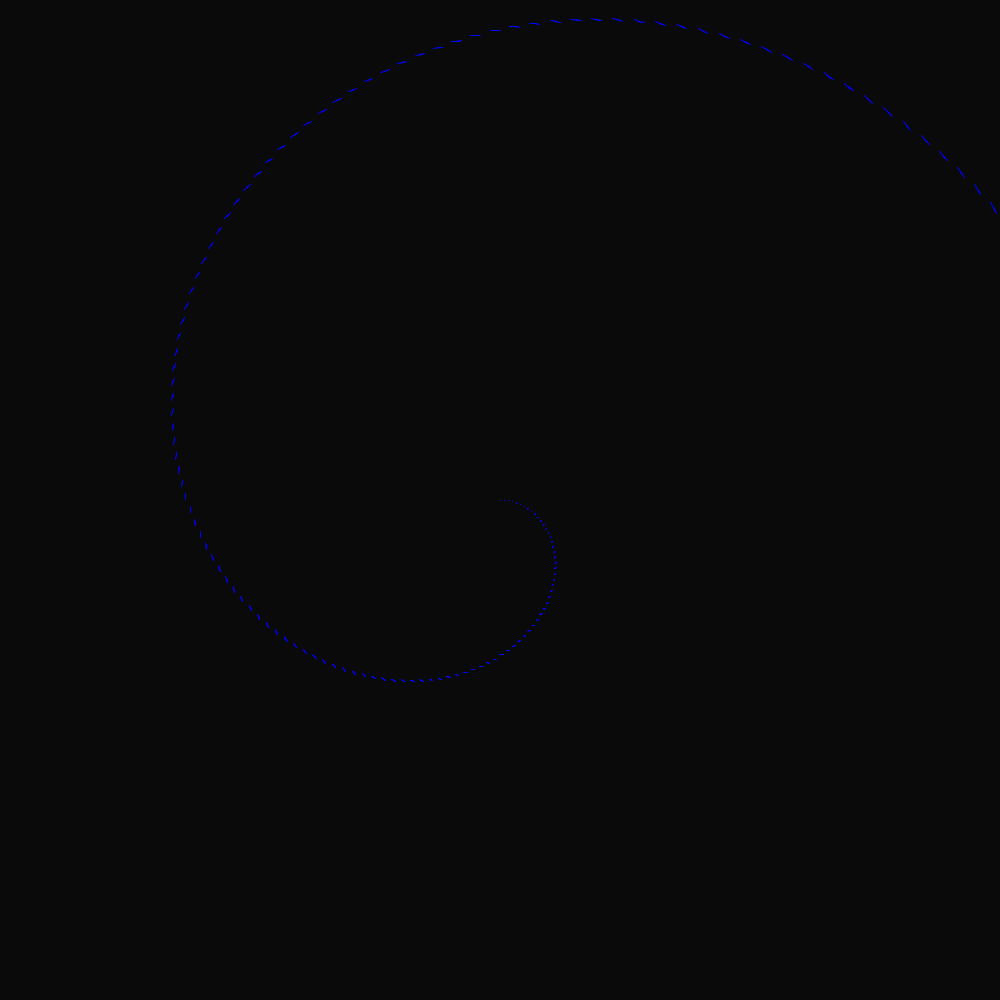
Frame 1 (no input)
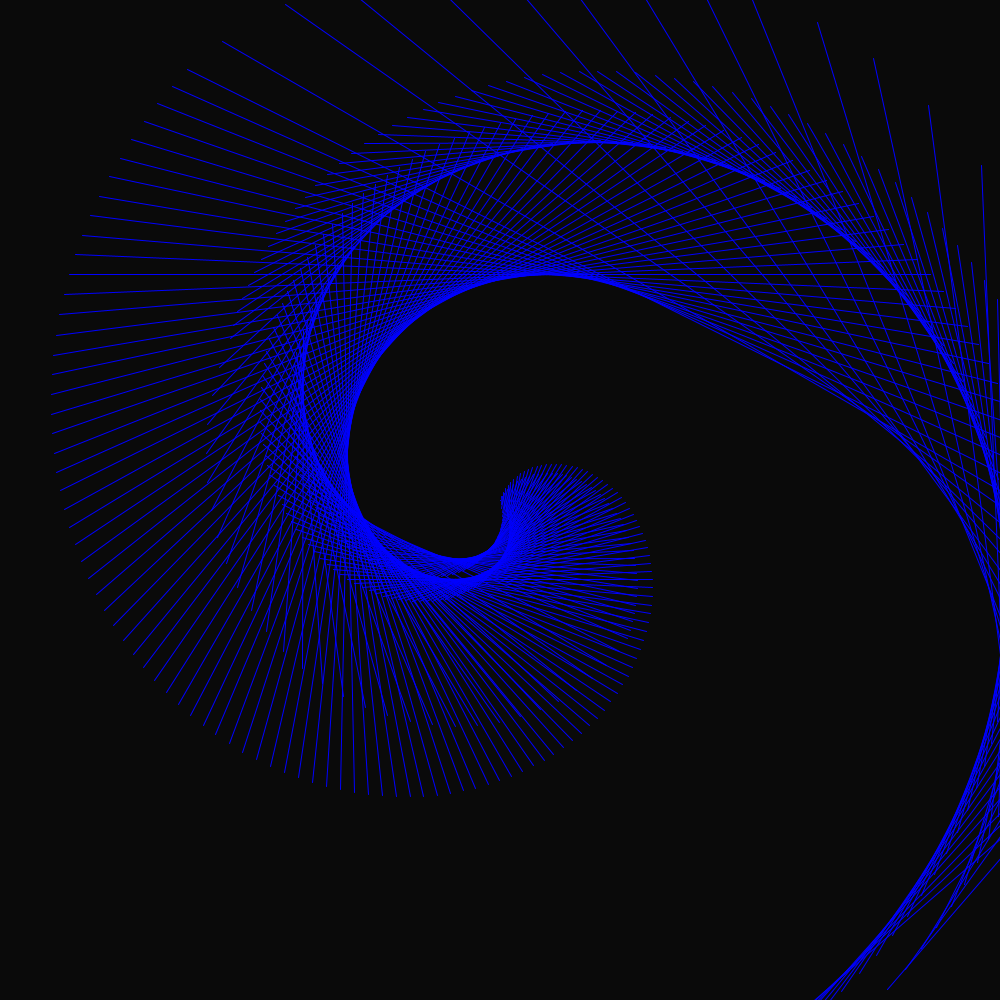
Frame 60 (the mouse pressed at the canvas centre just before this capture)
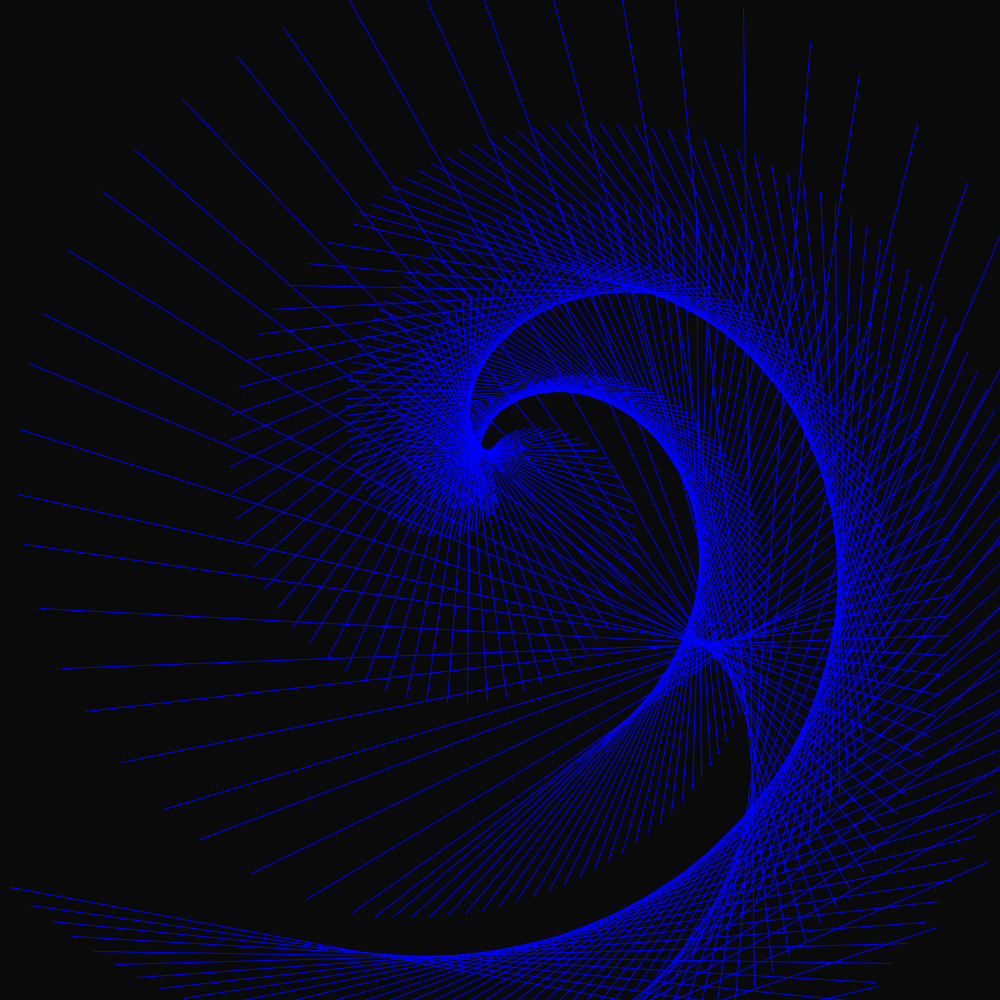
Frame 120 (the mouse held since frame 60 and released just before this capture)

The Processing sketch that drew these frames (run headless with seeded random() and noise(); from frame 60 on, the mouse is pressed at the canvas centre):

// Processing sketch: glimmer_pendulum
// ── glimmer_pendulum.pde
int n = 150;
int r = 100;
int g = 100;

float[] cr;
float[] beta;
float[] theta;
float[] zeta;
float[] eta;


void setup() {
    
    size(1000, 1000);
    strokeWeight(1);
    
    cr = new float[0];
    beta = new float[0];
    theta = new float[0];
    zeta = new float[0];
    eta = new float[0];
    
    for (int i=0; i < n; i++) {
        cr = append(cr, (i*TWO_PI) / n);
        beta = append(beta, (i*TWO_PI) / n);
        theta = append(theta, (i*TWO_PI) / n);
        zeta = append(zeta, (i*TWO_PI) / n);
        eta = append(eta, (i*TWO_PI) / n);
    }
}

void draw() {
    background(10, 100);
    translate(width / 2, height / 2);
    noFill();
    
    for (int i=0; i<n; i++) {
        theta[i] = theta[i] + PI / 150;
        zeta[i] = zeta[i] + PI / 200;
        if (theta[i] >= PI) beta[i] = beta[i] + PI / 350;
        if (zeta[i] >= TWO_PI) eta[i] = eta[i] + PI / 300;
        float x1 = r * cr[i] * cos(theta[i]);
        float y1 = r * cr[i] * sin(theta[i]);
        float x2 = r * cr[i] * cos(beta[i]);
        float y2 = r * cr[i] * sin(beta[i]);
        float x3 = g * cr[i] * cos(zeta[i]);
        float y3 = g * cr[i] * sin(zeta[i]);
        float x4 = g * cr[i] * cos(eta[i]);
        float y4 = g * cr[i] * sin(eta[i]);
        
        stroke(0, 0, 255);
        point(x3, y3);
        beginShape();
        vertex(x1, y1);
        vertex(x2, y2);
        endShape();
        beginShape();
        vertex(x3, y3);
        vertex(x4, y4);
        endShape();
        
        if (theta[i] >= 3 * TWO_PI) theta[i] = 0;
        if (theta[i] <= PI) beta[i] = beta[i] - PI / 175;
        if (zeta[i] >= 5 * TWO_PI) zeta[i] = 0;
        if (zeta[i] <= TWO_PI) eta[i] = eta[i] - PI / 150;
    }
    
}
